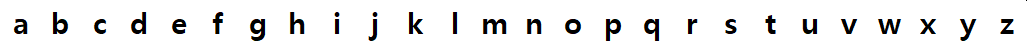
#> input picture deep/0707/img/train/al.png, 1028 x 48 px, given in place of a.png, which was not available
$ python 'img_to_binary_csv(for train).py'
#> lines starting #> are read from the running program, lines starting #| are printed output that depends on the picture; after the words box and inside, x2 and y2 are one past the last pixel; in counts of white or black regions, pixels touching at a corner belong together
import cv2 as cv
import csv

als=['a','b','c','d','e','f','g','h','i','j','k','l','m','n','o','p','q','r','s','t','u','v','w','x','y','z']

imgs=[]
for al in als:
    img_color = cv.imread('dataset/train/'+al+'.png', cv.IMREAD_COLOR)
#> img_color is the input picture: shape (48, 1028, 3); mean B, G, R 236.5, 236.4, 236.5
    img_gray = cv.cvtColor(img_color, cv.COLOR_BGR2GRAY)
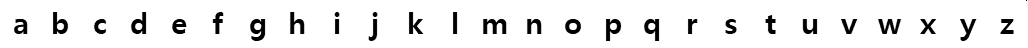
#> img_gray: shape (48, 1028); min 0, max 255, mean 236.5
    ret, img_binary = cv.threshold(img_gray, 150, 255, cv.THRESH_BINARY)
#> img_binary: shape (48, 1028); 92.6% white; 29 black regions (3 under 20 px), largest, box (x1, y1, x2, y2) and area: (250, 19, 265, 41) 215, (483, 19, 506, 34) 213, (131, 12, 146, 34) 188
    imgs.append(img_binary)

    height,width = img_binary.shape[:2]
#> height = 48; width = 1028
    for h in range(height):
        for x in range(0,28):
            print("%3d"%img_binary[h,x], end=",")
        print("")
#> this loop made 48 passes
#| 255,255,255,255,255,255,255,255,255,255,255,255,255,255,255,255,255,255,255,255,255,255,255,255,255,255,255,255,
#| 255,255,255,255,255,255,255,255,255,255,255,255,255,255,255,255,255,255,255,255,255,255,255,255,255,255,255,255,
#| 255,255,255,255,255,255,255,255,255,255,255,255,255,255,255,255,255,255,255,255,255,255,255,255,255,255,255,255,
#| 255,255,255,255,255,255,255,255,255,255,255,255,255,255,255,255,255,255,255,255,255,255,255,255,255,255,255,255,
#| 255,255,255,255,255,255,255,255,255,255,255,255,255,255,255,255,255,255,255,255,255,255,255,255,255,255,255,255,
#| 255,255,255,255,255,255,255,255,255,255,255,255,255,255,255,255,255,255,255,255,255,255,255,255,255,255,255,255,
#| 255,255,255,255,255,255,255,255,255,255,255,255,255,255,255,255,255,255,255,255,255,255,255,255,255,255,255,255,
#| 255,255,255,255,255,255,255,255,255,255,255,255,255,255,255,255,255,255,255,255,255,255,255,255,255,255,255,255,
#> (further printed lines are left out)

    cv.imshow("Binary", img_binary)
    cv.waitKey(0)
#> pass 2 of the loop `for al in als:`:
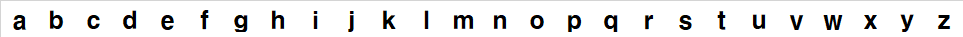
#> input picture deep/0707/img/train/al2.png, 963 x 37 px, given in place of b.png, which was not available
#> img_color is the input picture: shape (37, 963, 3); mean B, G, R 234, 233.9, 234
#> `img_gray = cv.cvtColor(img_color, cv.COLOR_BGR2GRAY)`:
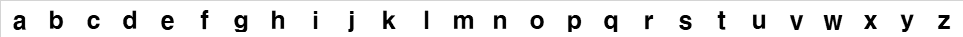
#> img_gray: shape (37, 963); min 0, max 255, mean 233.9
#> `ret, img_binary = cv.threshold(img_gray, 150, 255, cv.THRESH_BINARY)`:
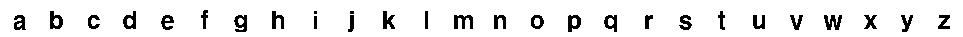
#> img_binary: shape (37, 963); 92% white; 28 black regions (2 under 20 px), largest, box (x1, y1, x2, y2) and area: (454, 15, 473, 29) 162, (824, 15, 842, 30) 161, (234, 15, 247, 32) 144
#> the loop `for h in range(height):` made 37 passes
#| 255,255,255,255,255,255,255,255,255,255,255,255,255,255,255,255,255,255,255,255,255,255,255,255,255,255,255,255,
#| 255,255,255,255,255,255,255,255,255,255,255,255,255,255,255,255,255,255,255,255,255,255,255,255,255,255,255,255,
#| 255,255,255,255,255,255,255,255,255,255,255,255,255,255,255,255,255,255,255,255,255,255,255,255,255,255,255,255,
#| 255,255,255,255,255,255,255,255,255,255,255,255,255,255,255,255,255,255,255,255,255,255,255,255,255,255,255,255,
#| 255,255,255,255,255,255,255,255,255,255,255,255,255,255,255,255,255,255,255,255,255,255,255,255,255,255,255,255,
#> (further printed lines are left out)
#> (the run stopped early here; a loop or call above may not have finished)
